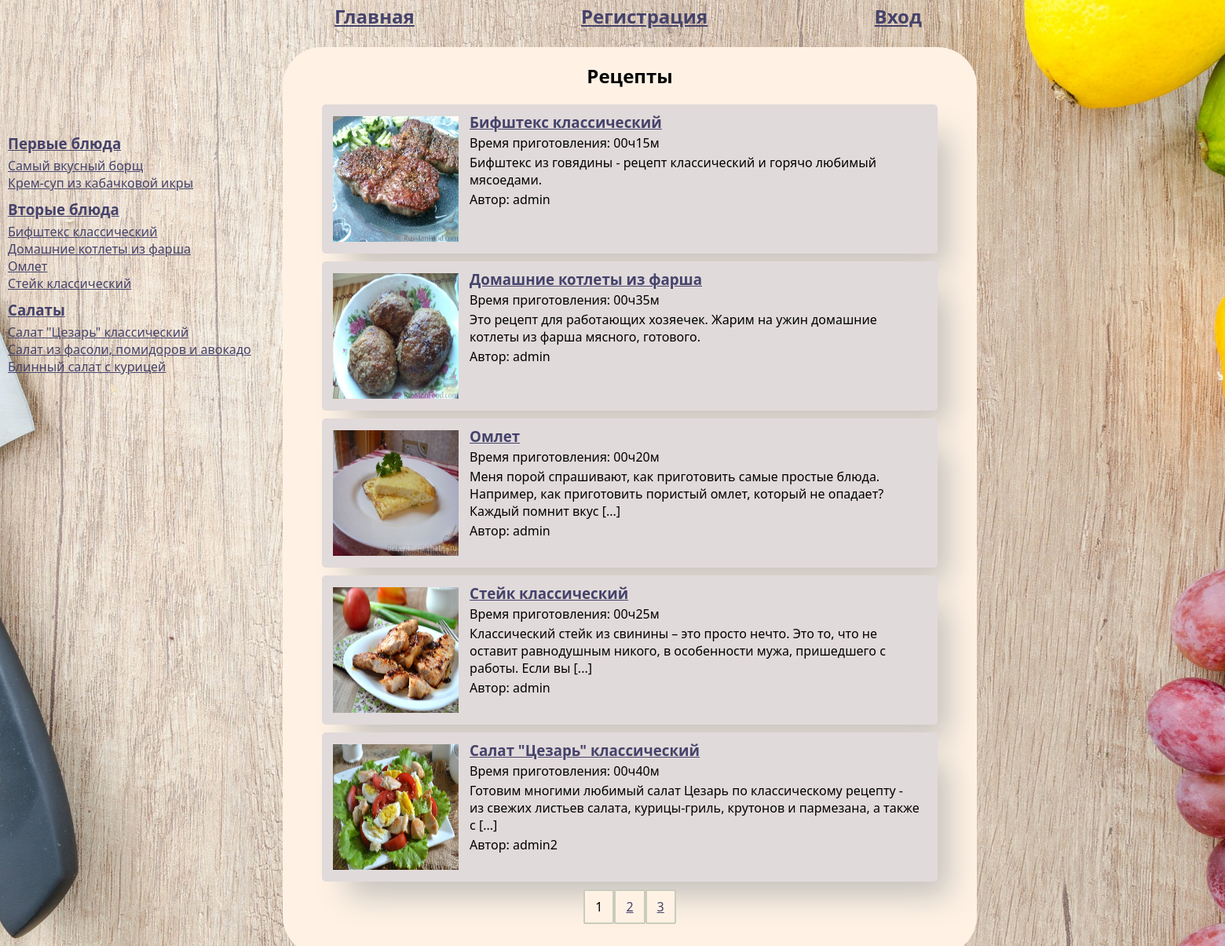
The page / on the database its author committed.
### recipe_website/models.py (models this page shows, shortened)
class Categories(models.Model):
    categories_name = models.CharField(max_length=100, unique=True)

class Recipes(models.Model):
    name_recept = models.CharField(max_length=100)
    description = models.CharField(max_length=500)
    ingredients = models.TextField(help_text='После каждого ингредиента ставьте ";" для разделения')
    cooking_steps = models.TextField(help_text='После каждого шага ставьте ";" для разделения')
    cooking_time = models.TimeField(help_text='Формат "чч:мм"')
    image = models.ImageField(upload_to='recipe_website')
    user = models.ForeignKey(User, on_delete=models.CASCADE)
    def get_description(self):
        return shorten(self.description, width=150)
    def get_time_str(self):
        return self.cooking_time.strftime('%H:%M').replace(':', 'ч') + 'м'

### recipe_website/views.py (the view)
# urls.py: path('', MainPageView.as_view(), name='index_page'),
class MainPageView(ListView):
    template_name = 'recipe_website/index.html'
    paginate_by = 5
    def get_queryset(self):
        if self.request.user.is_authenticated:
            log.info("Пользователь %s открыл главную страницу", self.request.user.username )
        else:
            log.info("Анонимный пользователь открыл главную страницу")
        return Recipes.objects.all().order_by('-id')

### recipe_website/context_processors.py (called while the page is built)
def categories(request):
    list_categories = Categories.objects.all()
    recipes = Recipes.objects.all()
    summary = Summary.objects.all()
    dict_categories = {(category.categories_name, category.pk): [] for category in list_categories}
    for category in list_categories:
        recipes_id = summary.filter(categories=category.pk).values_list('recipes_id', flat=True)
        dict_categories[(category.categories_name, category.pk)] = recipes.filter(id__in=recipes_id).order_by('-id')[:4]
    return {'dict_categories': dict_categories}

### recipe_website/templates/recipe_website/index.html (shortened to what this page needs)
{% extends 'recipe_website/base.html' %}
{% block right_bar %}
    <h2>Рецепты</h2>
        {% for recept in page_obj %}
                <div class="recept">
                    <div class="recept_image">
                        <img src="{{ recept.image.url }}" alt="Фото" width="160px" height="160px">
                    </div>
                    <div class="recept_text">
                        <h3><a href="{% url 'recipe_website:recept_detail' pk=recept.pk %}">{{ recept.name_recept }}</a></h3>
                        <p>Время приготовления: {{ recept.get_time_str }}</p>
                        <p>{{ recept.get_description }}</p>
                        <p>Автор: {{ recept.user }}</p>
                    </div>
                </div>
        {% endfor %}
{% endblock %}

### recipe_website/templates/recipe_website/base.html (shortened to what this page needs)
<!DOCTYPE html>
<html lang="en">
<head>
    {% load static %}
    <link rel="stylesheet" href={% static 'static_recipe_website/style.css' %}>
</head>
<body>
    <header class="header">
        <div class="menu_header">
            <a href="{% url "recipe_website:index_page" %}"><h2>Главная</h2></a>
            {% if user.is_authenticated %}
                <a href="{% url "recipe_website:my_recept" %}"><h2>Мои рецепты</h2></a>
                <a href="{% url "recipe_website:create_recept" %}"><h2>Написать рецепт</h2></a>
                <a href="{% url "recipe_website:logout" %}"><h2>Выход</h2></a>
                 {% else %}
                <a href="{% url "recipe_website:registration" %}"><h2>Регистрация</h2></a>
                <a href="{% url "recipe_website:login" %}"><h2>Вход</h2></a>
            {% endif %}
        </div>
    </header>
    <div class="top_1">
        <div class="left_bar">
            {% block left_bar %}
                <div class="left_bar_text">
                    {% for category, recipes in dict_categories.items %}
                        <div class="category">
                            <h3><a href="{% url 'recipe_website:categories' pk=category.1 %}">{{ category.0 }}</a></h3>
                            {% for recept in recipes %}
                                <a href="{% url 'recipe_website:recept_detail' pk=recept.pk %}">{{ recept.name_recept }}</a>
                                <br>
                            {% endfor %}
                        </div>
                    {% endfor %}
                </div>
            {% endblock %}
        </div>
        <div class="right_bar">
            <div class="list_text_center">
                {% block right_bar %}
                {% endblock %}
            {% block navigation %}
                <nav class="list-pages">
                        {% for p in page_obj.paginator.page_range %}
                                {% if page_obj.paginator.num_pages == 1 %}
                                    <p class="page-num">
                                    ...
                                    </p>
                                {% elif page_obj.number == p %}
                                    <p class="page-num">{{ p }}</p>
                                {% elif p >= page_obj.number|add:-2 and p <= page_obj.number|add:2  %}
                                    <a href="?page={{ p }}"><p class="page-num page-num-selected">{{ p }}</p></a>
                                {% endif %}
                        {% endfor %}
                </nav>
            {% endblock %}
            </div>
        </div>
    </div>
</body>
</html>

### recipe_website/static/static_recipe_website/style.css (style rules this page uses)
* { margin: 0; padding: 0; }
body { margin: 0 auto; width: 1600px; background-image: url("5.jpg"); background-position: center center; background-size: cover; background-repeat: no-repeat; background-attachment: fixed; font-family: Calibri, Candara, Segoe, "Segoe UI", Optima, Arial, sans-serif; font-size: 16px; }
h2 { text-align: center; padding-bottom: 10px; }
a { color: #45436b; }
.header { margin: 0 auto; padding-bottom: 10px; height: 50px; width: 60%; }
.menu_header { height: 100%; display: flex; align-items: center; justify-content: space-around; flex-wrap: wrap; }
.top_1 { display: flex; width: 90%; }
.left_bar { width: 25%; }
.left_bar_text { margin: 110px 10px 0 10px; }
.category { margin-bottom: 10px; }
.category h3 { margin-bottom: 5px; }
.right_bar { background-color: #fff2e5; border-radius: 50px; width: 60%; padding: 10px; }
.recept { background: #e1dada; box-shadow: 24px 28px 36px -9px rgba(34, 60, 80, 0.26); min-height: 170px; border-radius: 5px; padding: 10px; margin: 10px; }
.recept_image { float: left; width: 22%; text-align: center; padding: 5px 10px 0 0; }
.recept_text { float: left; width: 75%; text-align: left; }
.recept_text p { margin-top: 3px; }
.list_text_center { margin: 10px 30px 30px; }
.list-pages { display: flex; align-items: center; justify-content: center; }
.page-num { padding: 09px 13px; border-radius: 2px; border: 2px solid #cacbbd; background-color: #fff2e5; }

### rows shown on the page
Categories: categories_name "Первые блюда"
Recipes: name_recept "Самый вкусный борщ"
Recipes: name_recept "Крем-суп из кабачковой икры"
Categories: categories_name "Вторые блюда"
Recipes: name_recept "Бифштекс классический", image (picture), get_time_str "00ч15м", get_description "Бифштекс из говядины - рецепт классический и горячо любимый мясоедами.", user "admin"
Recipes: name_recept "Домашние котлеты из фарша", image (picture), get_time_str "00ч35м", get_description "Это рецепт для работающих хозяечек. Жарим на ужин домашние котлеты из фарша мясного, готового.", user "admin"
Recipes: name_recept "Омлет", image (picture), get_time_str "00ч20м", get_description "Меня порой спрашивают, как приготовить самые простые блюда. Например, как приготовить пористый омлет, который не опадает? Каждый помнит вкус [...]", user "admin"
Recipes: name_recept "Стейк классический", image (picture), get_time_str "00ч25м", get_description "Классический стейк из свинины – это просто нечто. Это то, что не оставит равнодушным никого, в особенности мужа, пришедшего с работы. Если вы [...]", user "admin"
Categories: categories_name "Салаты"
Recipes: name_recept "Салат \"Цезарь\" классический", image (picture), get_time_str "00ч40м", get_description "Готовим многими любимый салат Цезарь по классическому рецепту - из свежих листьев салата, курицы-гриль, крутонов и пармезана, а также с [...]", user "admin2"
Recipes: name_recept "Салат из фасоли, помидоров и авокадо"
Recipes: name_recept "Блинный салат с курицей"

### other values the page prints
{{ p }} "1"
{{ p }} "2" "3"
